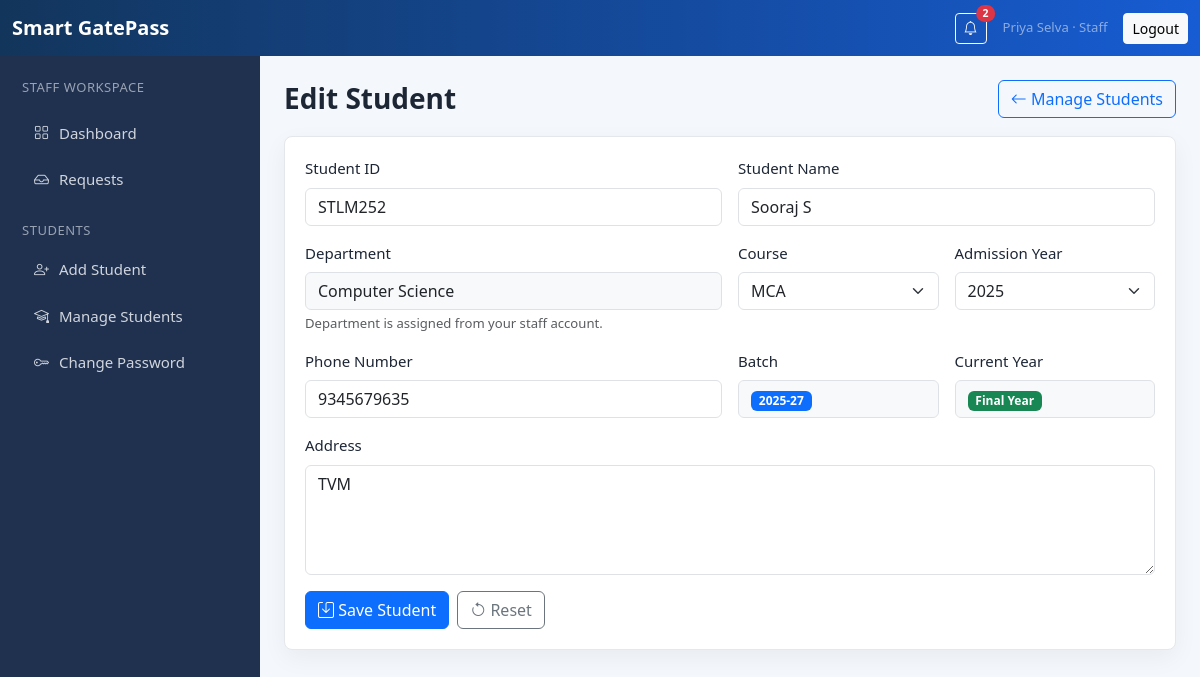
Screenshot of /staff/students/edit/3 (signed in) with the database file from the repository.
### models/schema.py (models this page shows, shortened)
class User(db.Model):
    __tablename__ = "users"
    id = db.Column(db.Integer, primary_key=True)
    name = db.Column(db.String(120), nullable=False)
    username = db.Column(db.String(80), unique=True, index=True)
    email = db.Column(db.String(160), unique=True, nullable=False, index=True)
    phone = db.Column(db.String(30), nullable=False)
    password_hash = db.Column(db.String(255), nullable=False)
    role = db.Column(db.String(30), nullable=False, index=True)
    department = db.Column(db.String(120))
    photo = db.Column(db.String(255))
    college_id = db.Column(db.String(80), unique=True, index=True)
    designation = db.Column(db.String(120))
    course_applied = db.Column(db.String(120))
    is_available = db.Column(db.Boolean, default=True)
    is_active = db.Column(db.Boolean, default=True)
    created_at = db.Column(db.DateTime, default=datetime.utcnow)
    visitors = db.relationship("Visitor", backref="public_user", foreign_keys="Visitor.user_id")
    authority_visits = db.relationship("Visitor", backref="authority", foreign_keys="Visitor.authority_id")

class Student(db.Model):
    __tablename__ = "students"
    id = db.Column(db.Integer, primary_key=True)
    student_id = db.Column(db.String(80), unique=True, index=True)
    student_name = db.Column(db.String(120))
    college_id = db.Column(db.String(80), unique=True, nullable=False, index=True)
    full_name = db.Column(db.String(120), nullable=False)
    course_applied = db.Column(db.String(120))
    course = db.Column(db.String(40))
    admission_year = db.Column(db.Integer)
    batch = db.Column(db.String(20))
    current_year = db.Column(db.String(40))
    department = db.Column(db.String(120))
    address = db.Column(db.Text)
    phone = db.Column(db.String(30))
    qr_code = db.Column(db.String(255), unique=True)
    created_by_staff_id = db.Column(db.Integer, db.ForeignKey("users.id"), index=True)
    photo = db.Column(db.String(255))
    created_at = db.Column(db.DateTime, default=datetime.utcnow)
    created_by_staff = db.relationship("User")

### routes/authority.py (the view, shortened to what this page needs)
@staff_bp.route("/students/edit/<int:student_id>", methods=["GET", "POST"])
@roles_required("staff")
def edit_student(student_id):
    student = get_department_student_or_403(student_id)
    department = staff_department()
    return render_template("staff/add_student.html", student=student, courses=COURSE_OPTIONS, admission_years=admission_year_options(), teacher_department=department)

### routes/authority.py (called while the page is built)
def admission_year_options():
    current_year = date.today().year
    return list(range(2020, current_year + 6))

def staff_department():
    user = current_user()
    return (user.department or "").strip() if user else ""

def normalized_department(value):
    return (value or "").strip().lower()

def get_department_student_or_403(student_id):
    student = Student.query.get_or_404(student_id)
    department = staff_department()
    if not department or normalized_department(student.department) != normalized_department(department):
        abort(403, description="Access denied. Student belongs to another department.")
    return student

### utils/notifications.py (called while the page is built)
def unread_count(user_id):
    return Notification.query.filter_by(receiver_id=user_id, is_read=False).count()

### utils/security.py (called while the page is built)
def current_user():
    user_id = session.get("user_id")
    if not user_id:
        return None
    return db.session.get(User, user_id)

def roles_required(*roles):
    def decorator(view):
        @wraps(view)
        def wrapper(*args, **kwargs):
            user = current_user()
            if not user:
                flash("Please log in to continue.", "warning")
                return redirect(url_for("auth.login", next=request.path))
            if user.role not in roles:
                flash("You are not authorized to access that page.", "danger")
                return redirect(url_for(ROLE_DASHBOARDS.get(user.role, "auth.login")))
            return view(*args, **kwargs)
        return wrapper
    return decorator

### templates/staff/add_student.html (shortened to what this page needs)
{% extends 'base.html' %}
{% set is_edit = student is defined and student %}
{% block content %}
<div class="page-head">
  <h1>{{ 'Edit Student' if is_edit else 'Add Student' }}</h1>
  <a class="btn btn-outline-primary" href="{{ url_for('staff.students') }}"><i class="bi bi-arrow-left"></i> Manage Students</a>
</div>
<div class="panel">
  <form method="post" class="row g-3">
    <div class="col-md-6">
      <label class="form-label">Student ID</label>
      <input class="form-control" name="student_id" value="{{ student.student_id or student.college_id if is_edit else '' }}" placeholder="ST001" required>
    </div>
    <div class="col-md-6">
      <label class="form-label">Student Name</label>
      <input class="form-control" name="student_name" value="{{ student.student_name or student.full_name if is_edit else '' }}" placeholder="Rahul Kumar" required>
    </div>
    <div class="col-md-6">
      <label class="form-label">Department</label>
      <input class="form-control bg-light" value="{{ teacher_department or 'Not assigned' }}" readonly>
      <div class="form-text">Department is assigned from your staff account.</div>
    </div>
    <div class="col-md-3">
      <label class="form-label">Course</label>
      <select class="form-select" name="course" id="courseSelect" required>
        {% for course in courses %}
        <option value="{{ course }}" {% if is_edit and student.course == course %}selected{% endif %}>{{ course }}</option>
        {% endfor %}
      </select>
    </div>
    <div class="col-md-3">
      <label class="form-label">Admission Year</label>
      <select class="form-select" name="admission_year" id="admissionYearSelect" required>
        {% for year in admission_years %}
        <option value="{{ year }}" {% if is_edit and student.admission_year == year %}selected{% endif %}>{{ year }}</option>
        {% endfor %}
      </select>
    </div>
    <div class="col-md-6">
      <label class="form-label">Phone Number</label>
      <input class="form-control" name="phone" value="{{ student.phone if is_edit else '' }}" placeholder="9876543210" pattern="[6-9][0-9]{9}" required>
    </div>
    <div class="col-md-3">
      <label class="form-label">Batch</label>
      <div class="form-control bg-light"><span class="badge text-bg-primary" id="batchPreview">{{ student.batch if is_edit and student.batch else '' }}</span></div>
    </div>
    <div class="col-md-3">
      <label class="form-label">Current Year</label>
      <div class="form-control bg-light"><span class="badge text-bg-success" id="yearPreview">{{ student.current_year if is_edit and student.current_year else '' }}</span></div>
    </div>
    <div class="col-12">
      <label class="form-label">Address</label>
      <textarea class="form-control" name="address" rows="4" required>{{ student.address if is_edit else '' }}</textarea>
    </div>
    <div class="col-12 action-row">
      <button class="btn btn-primary"><i class="bi bi-save"></i> Save Student</button>
      <button class="btn btn-outline-secondary" type="reset"><i class="bi bi-arrow-counterclockwise"></i> Reset</button>
    </div>
  </form>
</div>
{% endblock %}

### templates/base.html (shortened to what this page needs)
<!doctype html>
<html lang="en" data-bs-theme="light">
<head>
  <link href="https://cdn.jsdelivr.net/npm/bootstrap@5.3.3/dist/css/bootstrap.min.css" rel="stylesheet">
  <link href="https://cdn.jsdelivr.net/npm/bootstrap-icons@1.11.3/font/bootstrap-icons.css" rel="stylesheet">
  <link href="{{ url_for('static', filename='css/style.css') }}" rel="stylesheet">
</head>
<body class="app-body role-{{ current_user.role if current_user else 'guest' }}">
<nav class="navbar navbar-expand-lg app-topbar sticky-top">
  <div class="container-fluid">
    <a class="navbar-brand fw-bold" href="{{ url_for('index') }}">Smart GatePass</a>
    <div class="ms-auto d-flex align-items-center gap-3">
      {% if current_user %}
      <button class="btn btn-sm btn-outline-light position-relative" id="notifyBtn" type="button">
        <i class="bi bi-bell"></i>
        <span class="position-absolute top-0 start-100 translate-middle badge rounded-pill bg-danger" id="notifyBadge">{{ unread_count }}</span>
      </button>
      <span class="small text-white-50">{{ current_user.name }} · {{ current_user.role|title }}</span>
      <a class="btn btn-sm btn-light" href="{{ url_for('auth.logout') }}">Logout</a>
      {% endif %}
    </div>
  </div>
</nav>
<main class="app-shell">
  {% if current_user %}<aside class="sidebar d-none d-lg-block">{% include 'partials/sidebar.html' %}</aside>{% endif %}
  <section class="content">
    {% block content %}{% endblock %}
  </section>
</main>
</body>
</html>

### templates/partials/sidebar.html (shortened to what this page needs)
{% set role = current_user.role %}
<div class="sidebar-title">{{ role|title }} Workspace</div>
<nav class="nav flex-column gap-1">
  {% if role == 'public' %}
  <a class="nav-link" href="{{ url_for('public.dashboard') }}"><i class="bi bi-speedometer2"></i> Dashboard</a>
  <a class="nav-link" href="{{ url_for('public.book') }}"><i class="bi bi-calendar-plus"></i> Book Visit</a>
  {% elif role in ['staff','principal','management'] %}
  <a class="nav-link" href="{{ url_for(role + '.dashboard') }}"><i class="bi bi-grid"></i> Dashboard</a>
  <a class="nav-link" href="{{ url_for(role + '.requests') }}"><i class="bi bi-inbox"></i> Requests</a>
  {% if role == 'staff' %}
  <div class="sidebar-title mt-3 mb-1">Students</div>
  <a class="nav-link" href="{{ url_for('staff.add_student') }}"><i class="bi bi-person-plus"></i> Add Student</a>
  <a class="nav-link" href="{{ url_for('staff.students') }}"><i class="bi bi-mortarboard"></i> Manage Students</a>
  {% endif %}
  {% endif %}
  <a class="nav-link" href="{{ url_for('auth.change_password') }}"><i class="bi bi-key"></i> Change Password</a>
</nav>

### static/css/style.css (style rules this page uses)
:root { --bg: #f4f7fb; --panel: #ffffff; --ink: #1d2635; --muted: #64748b; --brand: #175cd3; --sidebar: #101828; }
body { background: var(--bg); color: var(--ink); font-size: 15px; }
.app-topbar { background: linear-gradient(90deg, #12355b, #175cd3); }
.navbar-brand { color: #fff; }
.app-shell { display: flex; min-height: calc(100vh - 56px); }
.sidebar { width: 260px; background: var(--sidebar); color: #fff; padding: 22px; flex: 0 0 260px; }
.sidebar-title { font-size: 13px; color: #98a2b3; text-transform: uppercase; margin-bottom: 14px; letter-spacing: .04em; }
.sidebar .nav-link { color: #d0d5dd; border-radius: 8px; padding: 10px 12px; display: flex; gap: 10px; align-items: center; }
.content { width: 100%; padding: 24px; }
.page-head { display: flex; justify-content: space-between; gap: 16px; align-items: center; margin-bottom: 18px; }
h1 { font-size: 28px; margin: 0; font-weight: 750; }
.panel, .auth-panel, .stat-card { background: var(--panel); border: 1px solid #e4e7ec; border-radius: 8px; box-shadow: 0 8px 24px rgba(16,24,40,.05); }
.panel { padding: 20px; }
.action-row { display: flex; flex-wrap: wrap; gap: 8px; }
.role-staff .sidebar { background: #20314f; }

### rows the page displays
User: name "Priya Selva", role "Staff", role "STAFF", department "Computer Science"
Student: student_id "STLM252", student_name "Sooraj S", course "MCA", admission_year "2025", phone "9345679635", address "TVM"

### other values shown
{{ unread_count }} "2"
{{ 'Edit Student' if is_edit else 'Add Student' }} "Edit Student"
